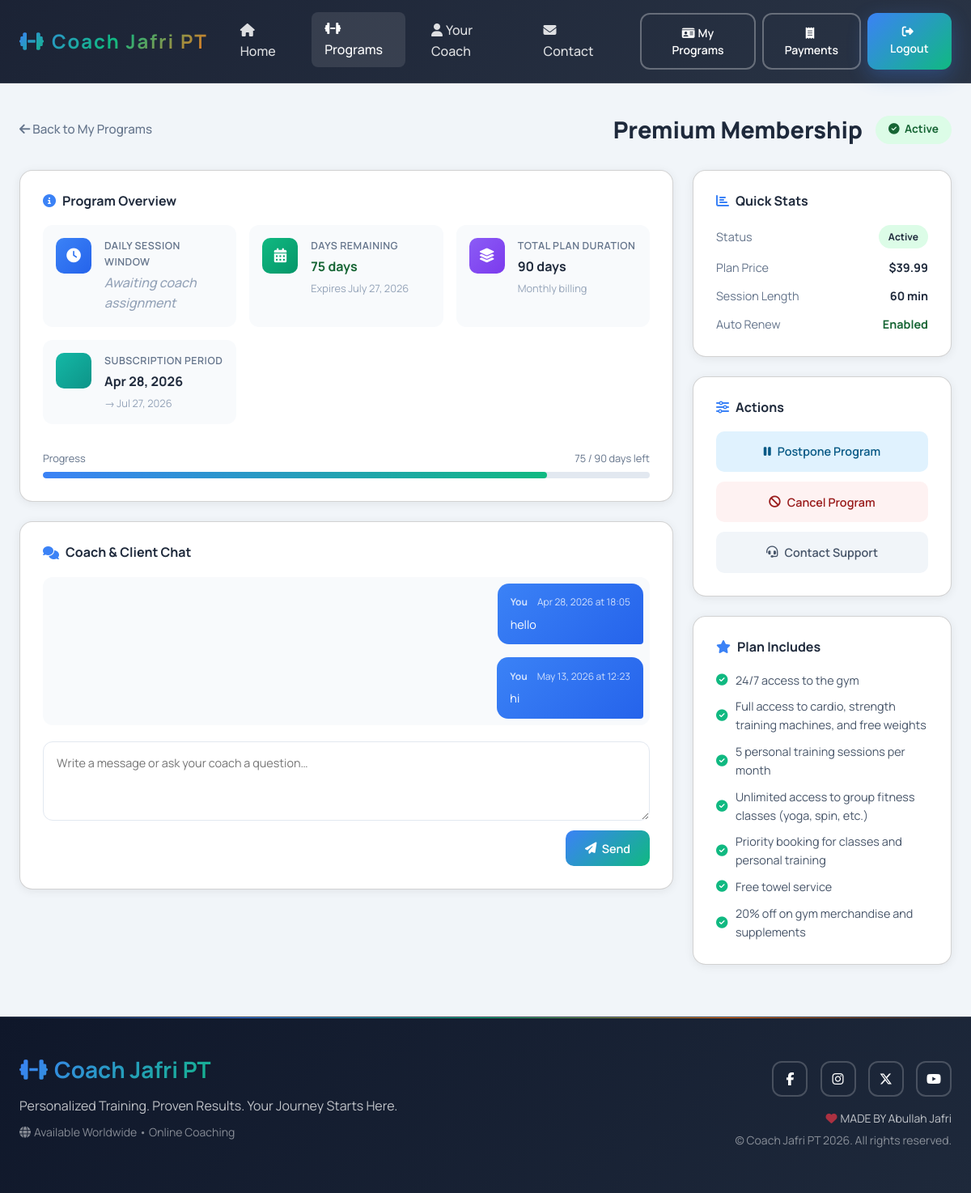
Page /memberships/my/13/ (signed in) on the committed database.
### memberships/models.py (models this page shows, shortened)
class Membership(models.Model):
    STATUS_CHOICES = [
        ("pending", "Pending"),
        ("active", "Active"),
        ("expired", "Expired"),
        ("canceled", "Canceled"),
        ("postponed", "Postponed"),
    ]
    user = models.ForeignKey(settings.AUTH_USER_MODEL, on_delete=models.CASCADE)
    plan = models.ForeignKey(MembershipPlan, on_delete=models.PROTECT)
    start_date = models.DateTimeField(default=timezone.now)
    end_date = models.DateTimeField(blank=True, null=True)
    status = models.CharField(max_length=20, choices=STATUS_CHOICES, default="pending")
    auto_renew = models.BooleanField(default=True)
    scheduled_time = models.DateTimeField(
        blank=True,
        null=True,
        help_text="The daily session start time (date portion is ignored; only time matters).",
    )
    duration_minutes = models.PositiveIntegerField(
        default=60,
        help_text="Session length in minutes.",
    )
    coach_notes = models.TextField(
        blank=True,
        help_text="Permanent instructions from the coach — always visible to the trainee.",
    )
    postponed_remaining_days = models.PositiveIntegerField(
        blank=True,
        null=True,
        help_text="Days remaining when the membership was postponed. Used to restore the countdown on re-activation.",
    )
    class Meta:
        ordering = ["-start_date"]
        unique_together = ("user", "plan", "start_date")
    @property
    def days_left(self) -> int:
        if self.status == "postponed" and self.postponed_remaining_days is not None:
            return self.postponed_remaining_days
        if self.status == "active" and self.end_date:
            delta = self.end_date - timezone.now()
            return max(0, delta.days)
        return 0

class MembershipPlan(models.Model):
    BILLING_CYCLE_CHOICES = [
        ("monthly", "Monthly"),
        ("quarterly", "Quarterly"),
        ("yearly", "Yearly"),
    ]
    name = models.CharField(max_length=100)
    slug = models.SlugField(unique=True)
    description = models.TextField(blank=True)
    price = models.DecimalField(max_digits=8, decimal_places=2)
    duration_days = models.PositiveIntegerField(default=30)
    billing_cycle = models.CharField(
        max_length=20, choices=BILLING_CYCLE_CHOICES, default="monthly"
    )
    is_active = models.BooleanField(default=True)
    featured = models.BooleanField(default=False)
    class Meta:
        ordering = ["price"]

class MembershipNote(models.Model):
    membership = models.ForeignKey(
        Membership, on_delete=models.CASCADE, related_name="notes"
    )
    author = models.ForeignKey(settings.AUTH_USER_MODEL, on_delete=models.CASCADE)
    content = models.TextField()
    created_at = models.DateTimeField(auto_now_add=True)
    class Meta:
        ordering = ["created_at"]

class MembershipBenefit(models.Model):
    plan = models.ForeignKey(
        MembershipPlan, related_name="benefits", on_delete=models.CASCADE
    )
    text = models.CharField(max_length=255)
    highlight = models.BooleanField(default=False)

### memberships/views.py (the view)
# urls.py: path("my/<int:pk>/", views.membership_detail, name="membership_detail"),
@login_required
def membership_detail(request, pk):
    membership = _get_membership_for_user(pk, request.user)
    notes = membership.notes.select_related("author").all()
    return render(
        request,
        "memberships/membership_detail.html",
        {"membership": membership, "notes": notes},
    )

### core/context_processors.py (called while the page is built)
def site_settings(_request):
    return {
        "SITE_NAME": settings.SITE_NAME,
        "SITE_TAGLINE": settings.SITE_TAGLINE,
        "STRIPE_PUBLISHABLE_KEY": settings.STRIPE_PUBLISHABLE_KEY,
    }

### memberships/views.py (called while the page is built)
def _get_membership_for_user(pk, user):
    from django.http import Http404
    try:
        membership = Membership.objects.select_related("user", "plan").get(pk=pk)
    except Membership.DoesNotExist:
        raise Http404("No Membership matches the given query.")
    if not user.is_staff and membership.user != user:
        raise Http404("No Membership matches the given query.")
    return membership

### templates/memberships/membership_detail.html (shortened to what this page needs)
{% extends "base.html" %}
{% load static %}
{% block content %}
<section class="detail-section">
  <div class="container">
    <div class="page-header">
      <a href="{% url 'memberships:my_memberships' %}" class="back-link">
        <i class="fas fa-arrow-left"></i> Back to My Programs
      </a>
      <div class="header-right">
        <h1>{{ membership.plan.name }}</h1>
        <span class="status-pill status-{{ membership.status }}">
          {% if membership.status == 'active' %}<i class="fas fa-circle-check"></i>
          {% elif membership.status == 'pending' %}<i class="fas fa-hourglass-half"></i>
          {% elif membership.status == 'postponed' %}<i class="fas fa-pause-circle"></i>
          {% elif membership.status == 'canceled' %}<i class="fas fa-ban"></i>
          {% elif membership.status == 'expired' %}<i class="fas fa-calendar-xmark"></i>
          {% endif %}
          {{ membership.get_status_display }}
        </span>
      </div>
    </div>
    <div class="layout-grid">
      <div class="col-main">
        <div class="card info-card">
          <h3 class="card-title"><i class="fas fa-info-circle"></i> Program Overview</h3>
          <div class="info-grid">
            <div class="info-tile">
              <div class="tile-icon bg-blue">
                <i class="fas fa-clock"></i>
              </div>
              <div class="tile-body">
                <label>Daily Session Window</label>
                {% if membership.status == 'postponed' %}
                  <span class="tile-value muted">
                    <i class="fas fa-eye-slash"></i> Hidden while postponed
                  </span>
                  <span class="tile-sub">Your coach will assign a new time when you resume.</span>
                {% elif membership.scheduled_time %}
                  <span class="tile-value accent">{{ membership.time_slot }}</span>
                  <span class="tile-sub">{{ membership.duration_minutes }}-minute session</span>
                {% else %}
                  <span class="tile-value muted">Awaiting coach assignment</span>
                {% endif %}
              </div>
            </div>
            <div class="info-tile">
              <div class="tile-icon {% if membership.days_left > 7 %}bg-green{% elif membership.days_left > 0 %}bg-orange{% else %}bg-red{% endif %}">
                <i class="fas fa-calendar-days"></i>
              </div>
              <div class="tile-body">
                <label>Days Remaining</label>
                {% if membership.status == 'canceled' %}
                  <span class="tile-value muted">Countdown stopped</span>
                {% elif membership.status == 'postponed' %}
                  <span class="tile-value accent-blue">
                    {{ membership.days_left }} days
                    <span class="frozen-badge"><i class="fas fa-snowflake"></i> Frozen</span>
                  </span>
                  <span class="tile-sub">Will resume when coach re-activates your plan.</span>
                {% elif membership.status == 'active' %}
                  <span class="tile-value {% if membership.days_left > 7 %}green{% else %}red{% endif %}">
                    {{ membership.days_left }} days
                  </span>
                  <span class="tile-sub">Expires {{ membership.end_date|date:"F d, Y" }}</span>
                {% else %}
                  <span class="tile-value muted">{{ membership.days_left }} days</span>
                {% endif %}
              </div>
            </div>
            <div class="info-tile">
              <div class="tile-icon bg-purple">
                <i class="fas fa-layer-group"></i>
              </div>
              <div class="tile-body">
                <label>Total Plan Duration</label>
                <span class="tile-value">{{ membership.plan.duration_days }} days</span>
                <span class="tile-sub">{{ membership.plan.get_billing_cycle_display }} billing</span>
              </div>
            </div>
            <div class="info-tile">
              <div class="tile-icon bg-teal">
              </div>
              <div class="tile-body">
                <label>Subscription Period</label>
                <span class="tile-value">{{ membership.start_date|date:"M d, Y" }}</span>
                <span class="tile-sub">→ {{ membership.end_date|date:"M d, Y" }}</span>
              </div>
            </div>
          </div>
          {% if membership.status == 'active' and membership.plan.duration_days > 0 %}
          {% with pct=membership.days_left|floatformat:0 %}
          <div class="progress-wrap">
            <div class="progress-label">
              <span>Progress</span>
              <span>{{ membership.days_left }} / {{ membership.plan.duration_days }} days left</span>
            </div>
            <div class="progress-bar-track">
              <div class="progress-bar-fill"
                   style="width: {% widthratio membership.days_left membership.plan.duration_days 100 %}%">
              </div>
            </div>
          </div>
          {% endwith %}
          {% endif %}
        </div>
        <div class="card notes-card">
          <h3 class="card-title"><i class="fas fa-comments"></i> Coach &amp; Client Chat</h3>
          <div class="thread-list" id="thread-list">
            {% for note in notes %}
            <div class="bubble {% if note.author == request.user %}bubble-mine{% else %}bubble-coach{% endif %}">
              <div class="bubble-meta">
                <strong>
                  {% if note.author == request.user %}
                    You
                  {% else %}
                    <i class="fas fa-user-tie"></i>
                    {{ note.author.get_full_name|default:note.author.username }}
                    {% if note.author.is_staff %}
                      <span class="coach-tag">Coach</span>
                    {% endif %}
                  {% endif %}
                </strong>
                <time>{{ note.created_at|date:"M d, Y" }} at {{ note.created_at|time:"H:i" }}</time>
              </div>
              <div class="bubble-body">{{ note.content|linebreaks }}</div>
            </div>
            {% empty %}
            <div class="empty-thread">
              <i class="fas fa-comment-dots"></i>
              <p>No messages yet. Start the conversation with your coach!</p>
            </div>
            {% endfor %}
          </div>
          {% if membership.status != 'canceled' %}
          <form action="{% url 'memberships:add_note' membership.pk %}" method="post" class="note-form">
            <textarea name="content" placeholder="Write a message or ask your coach a question…" required rows="3"></textarea>
            <button type="submit" class="btn-send">
              <i class="fas fa-paper-plane"></i> Send
            </button>
          </form>
          {% else %}
          <p class="muted-note"><i class="fas fa-lock"></i> Messaging is disabled for canceled memberships.</p>
          {% endif %}
        </div>
      </div>
      <div class="col-sidebar">
        <div class="card stat-card">
          <h3 class="card-title"><i class="fas fa-chart-bar"></i> Quick Stats</h3>
          <ul class="stat-list">
            <li>
              <span class="stat-label">Status</span>
              <span class="stat-val status-pill status-{{ membership.status }} small">
                {{ membership.get_status_display }}
              </span>
            </li>
            <li>
              <span class="stat-label">Plan Price</span>
              <span class="stat-val">${{ membership.plan.price }}</span>
            </li>
            <li>
              <span class="stat-label">Session Length</span>
              <span class="stat-val">{{ membership.duration_minutes }} min</span>
            </li>
            <li>
              <span class="stat-label">Auto Renew</span>
              <span class="stat-val {% if membership.auto_renew %}green{% else %}muted{% endif %}">
                {{ membership.auto_renew|yesno:"Enabled,Disabled" }}
              </span>
            </li>
          </ul>
        </div>
        <div class="card actions-card">
          <h3 class="card-title"><i class="fas fa-sliders"></i> Actions</h3>
          <div class="action-list">
            {% if membership.status == 'active' or membership.status == 'pending' %}
            <form action="{% url 'memberships:postpone_membership' membership.pk %}" method="post"
                  onsubmit="return confirm('Postpone this program? Your remaining days will be frozen and your session window will be hidden until your coach assigns a new time.')">
              <button type="submit" class="action-btn btn-postpone">
                <i class="fas fa-pause"></i> Postpone Program
              </button>
            </form>
            {% endif %}
            {% if membership.status != 'canceled' %}
            <form action="{% url 'memberships:cancel_membership' membership.pk %}" method="post"
                  onsubmit="return confirm('Cancel this program permanently? This action cannot be undone.')">
              <button type="submit" class="action-btn btn-cancel">
                <i class="fas fa-ban"></i> Cancel Program
              </button>
            </form>
            {% endif %}
            <a href="{% url 'core:contact' %}" class="action-btn btn-support">
              <i class="fas fa-headset"></i> Contact Support
            </a>
          </div>
        </div>
        {% if membership.plan.benefits.all %}
        <div class="card benefits-card">
          <h3 class="card-title"><i class="fas fa-star"></i> Plan Includes</h3>
          <ul class="benefits-list">
            {% for benefit in membership.plan.benefits.all %}
            <li>
              <i class="fas fa-check-circle {% if benefit.highlight %}highlight{% endif %}"></i>
              {{ benefit.text }}
            </li>
            {% endfor %}
          </ul>
        </div>
        {% endif %}
      </div>
    </div>
  </div>
</section>
{% endblock content %}

### static/css/gymfit.css (style rules this page uses)
:root { --color-surface: #ffffff; --color-surface-muted: #f8fafc; --color-surface-dark: #0f172a; --color-text-primary: #0f172a; --color-text-secondary: #475569; --color-text-muted: #64748b; --color-text-light: #94a3b8; --color-primary: #2563eb; --color-primary-dark: #1d4ed8; --color-primary-light: #3b82f6; --color-accent: #10b981; --color-accent-dark: #059669; --color-warm: #f97316; --color-warm-dark: #ea580c; --gradient-brand: linear-gradient(135deg, #2563eb 0%, #10b981 50%, #f97316 100%); --gradient-subtle: linear-gradient(135deg, rgba(37, 99, 235, 0.1) 0%, rgba(16, 185, 129, 0.1) 50%, rgba(249, 115, 22, 0.1) 100%); }
body { font-family: "Manrope", "Poppins", "Helvetica Neue", Arial, sans-serif; color: var(--color-text-primary); background-color: #f8fafc; line-height: 1.6; }

### rows in the picture
Membership: plan.name "Premium Membership", status "Active", days_left "75", end_date "July 27, 2026", plan.duration_days "90", plan.billing_cycle "Monthly", start_date "Apr 28, 2026", end_date "Jul 27, 2026", plan.price "39.99", duration_minutes "60", auto_renew "Enabled"
MembershipNote: shows "You", created_at "Apr 28, 2026", created_at "18:05", content "hello"
MembershipNote: shows "You", created_at "May 13, 2026", created_at "12:23", content "hi"
MembershipBenefit: highlight False (drawn), text "24/7 access to the gym"
MembershipBenefit: highlight False (drawn), text "Full access to cardio, strength training machines, and free weights"
MembershipBenefit: highlight False (drawn), text "5 personal training sessions per month"
MembershipBenefit: highlight False (drawn), text "Unlimited access to group fitness classes (yoga, spin, etc.)"
MembershipBenefit: highlight False (drawn), text "Priority booking for classes and personal training"
MembershipBenefit: highlight False (drawn), text "Free towel service"
MembershipBenefit: highlight False (drawn), text "20% off on gym merchandise and supplements"

### other values in the picture
{{ SITE_NAME }} "Coach Jafri PT"
{{ SITE_TAGLINE }} "Personalized Training. Proven Results. Your Journey Starts Here."
